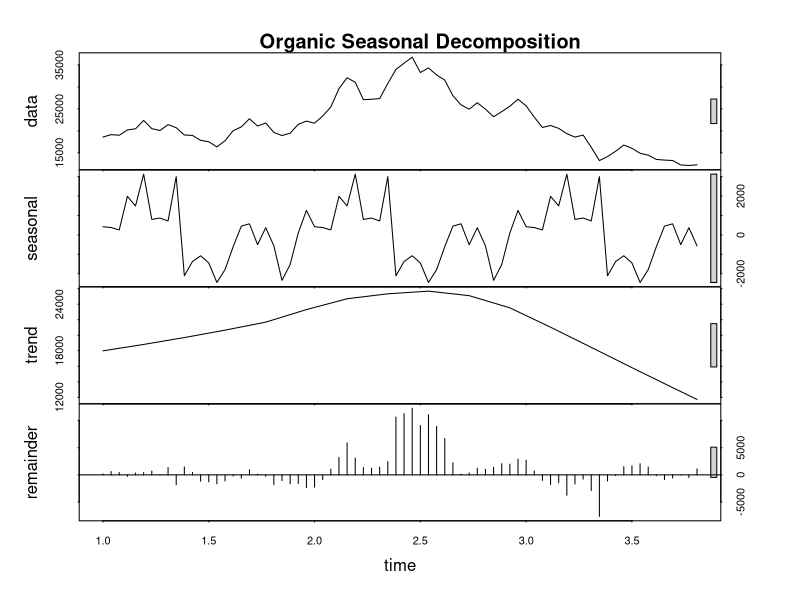
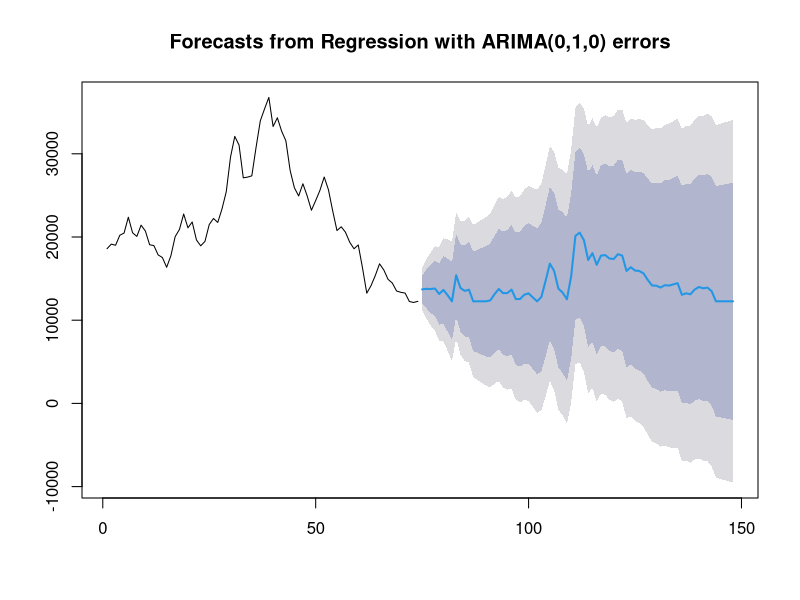
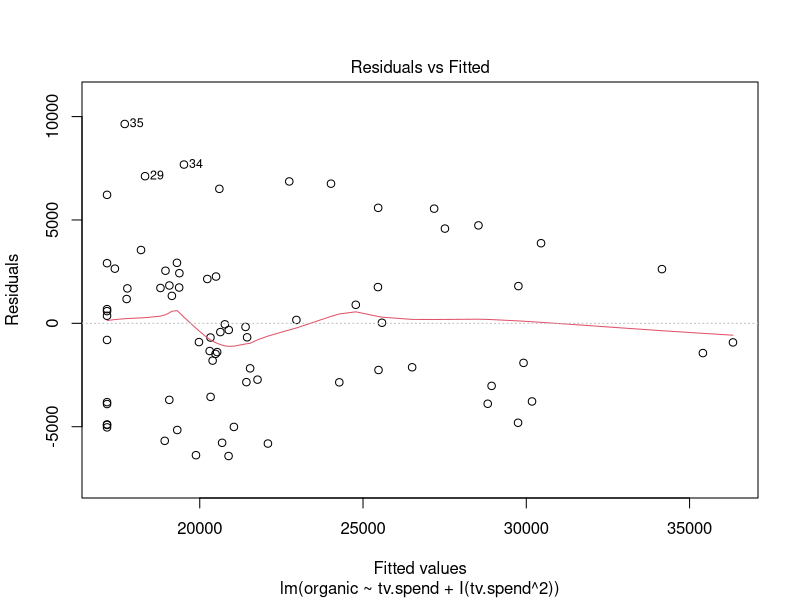
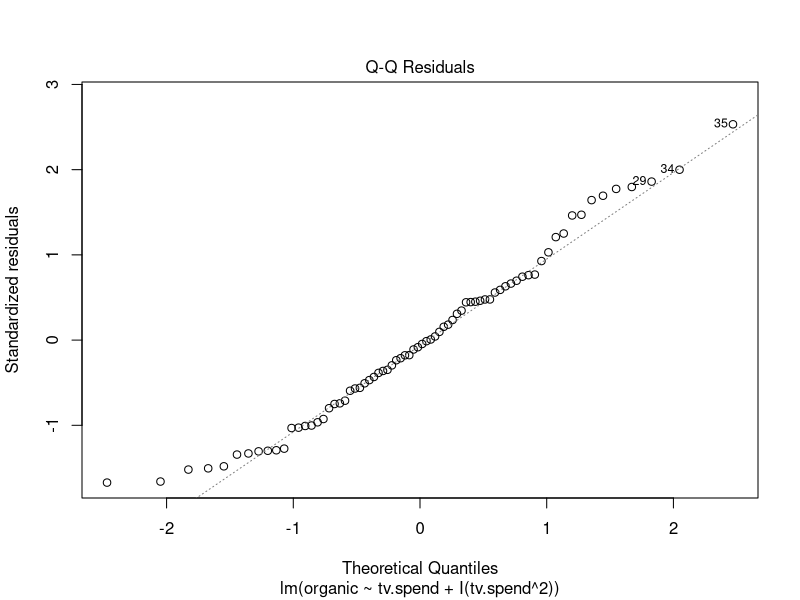
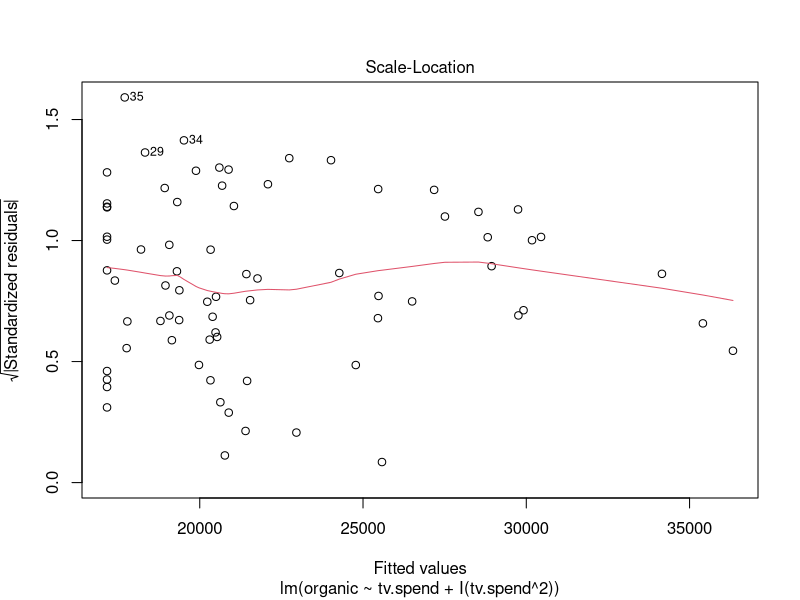
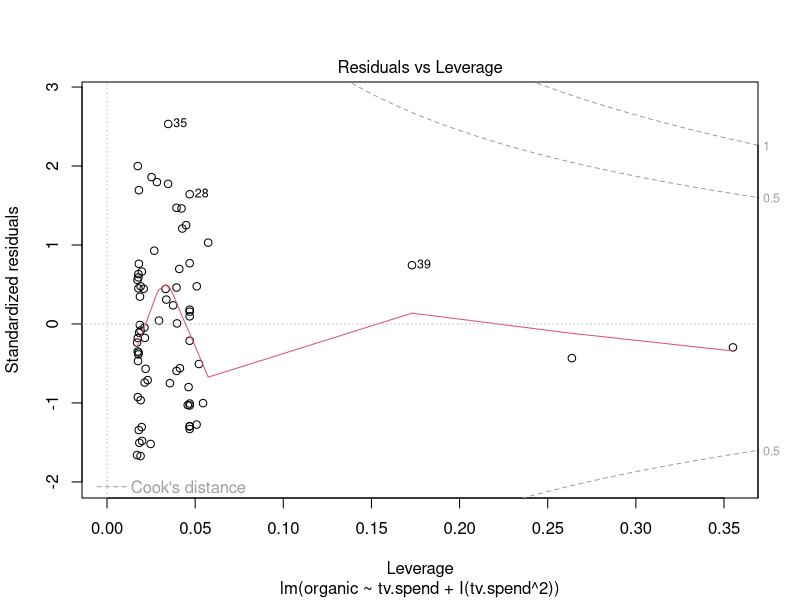
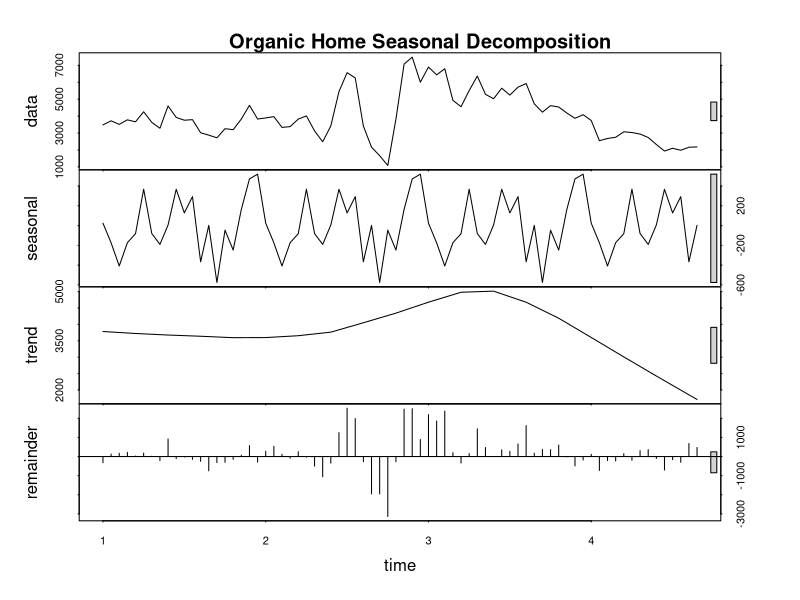
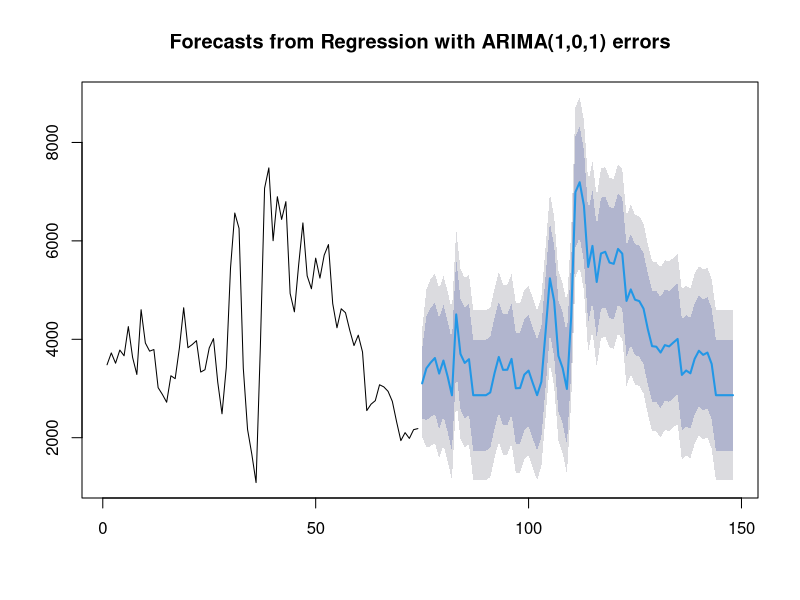

Source code (R) for these figures, in order:
library(tidyr)
library(dplyr)
library(openxlsx)
library(lubridate)
library(ggplot2)
library(gridExtra)
library(forecast)
library(stats)

library(glmnet)

tv_data=tbl_df(read.xlsx("tvanalysis.xlsx",sheet=2,rows=c(1:95),cols=c(1,4:20)))
tv_data$date=as.Date(as.character(tv_data$date),"%m/%d/%Y")+years(2000)
na_inds=which(is.na(tv_data$date))
for (ind in na_inds) {tv_data$date[ind]=tv_data$date[(ind-1)]+weeks(1)}

#Subsetting data
study_vars=c("date","tv.spend","organic","organic.home","direct.home","paid.brand.sessions")
study_cols=which(names(tv_data) %in% study_vars)
sub_study=na.omit(tv_data[,study_cols]  %>% arrange(desc(date)))
sub_study=sub_study[-1,]
sub_study$paid.brand.sessions=as.numeric(as.character(sub_study$paid.brand.sessions))



####organic
stl_obj=stl(ts(sub_study$organic, frequency = 26), s.window="periodic",robust=TRUE)
plot(stl_obj)+title("Organic Seasonal Decomposition")

#Arima model with TV spend
tv_arima=auto.arima(sub_study$organic,xreg=c(sub_study$tv.spend),max.p=10)
coef(tv_arima)
tv_arima_fcast=forecast(tv_arima,xreg=c(sub_study$tv.spend),h=1)
plot(tv_arima_fcast)
tv_arima_R2=round(cor(fitted(tv_arima_fcast),sub_study$organic)^2,2)
tv_arima_R2

#2nd order polyfit
poly_fit=lm(data=sub_study,organic~tv.spend+I(tv.spend^2))
summary(poly_fit)
plot(poly_fit)


#Stepwise poly fit
big_poly_fit=lm(data=sub_study,organic~tv.spend+I(tv.spend^2)+I(tv.spend^3)+I(tv.spend^4))
summary(big_poly_fit)
stepwise_model=step(big_poly_fit,k=log(nrow(mtcars)))

anova(big_poly_fit,stepwise_model, test="Chi")
#high p-value implies the smaller models is best



####organic home
stl_obj=stl(ts(sub_study$organic.home, frequency = 20), s.window="periodic",robust=TRUE)
plot(stl_obj)+title("Organic Home Seasonal Decomposition")

#Arima model with TV spend
tv_arima=auto.arima(sub_study$organic.home,xreg=c(sub_study$tv.spend),max.p=10)
coef(tv_arima)
tv_arima_fcast=forecast(tv_arima,xreg=c(sub_study$tv.spend))
plot(tv_arima_fcast)
tv_arima_R2=round(cor(fitted(tv_arima_fcast),sub_study$organic.home)^2,2)
tv_arima_R2
#2nd order polyfit
poly_fit=lm(data=sub_study,organic.home~tv.spend+I(tv.spend^2))
summary(poly_fit)

#Stepwise poly fit
big_poly_fit=lm(data=sub_study,organic.home~tv.spend+I(tv.spend^2)+I(tv.spend^3)+I(tv.spend^4))
summary(big_poly_fit)
stepwise_model=step(big_poly_fit,k=log(nrow(mtcars)))
summary(stepwise_model)
# if (length(coef(stepwise_model))>2){
#   formula(big_poly_fit)
#   x<-model.matrix(formula(big_poly_fit),data=sub_study)
#   x=x[,-1]
#   
#   glmnet1<-cv.glmnet(x=x,y=sub_study$organic,type.measure='mse',nfolds=5,alpha=1)
#   c<-coef(glmnet1)
#   inds<-which(c!=0)
#   variables<-row.names(c)[inds]
#   
# }


anova(big_poly_fit,stepwise_model, test="Chi")
#low p-value implies the larger models makes no difference

####direct.home
stl_obj=stl(ts(sub_study$direct.home, frequency = 20), s.window="periodic",robust=TRUE)
plot(stl_obj)+title("Direct Home Seasonal Decomposition")

#Arima model with TV spend
tv_arima=auto.arima(sub_study$direct.home,xreg=c(sub_study$tv.spend),max.p=10)
coef(tv_arima)
tv_arima_fcast=forecast(tv_arima,xreg=c(sub_study$tv.spend))
plot(tv_arima_fcast)
tv_arima_R2=round(cor(fitted(tv_arima_fcast),sub_study$organic.home)^2,2)
tv_arima_R2
#2nd order polyfit
poly_fit=lm(data=sub_study,direct.home~tv.spend+I(tv.spend^2))
summary(poly_fit)
#Stepwise poly fit
big_poly_fit=lm(data=sub_study,direct.home~tv.spend+I(tv.spend^2)+I(tv.spend^3)+I(tv.spend^4))
summary(big_poly_fit)
stepwise_model=step(big_poly_fit,k=log(nrow(mtcars)))
summary(stepwise_model)

anova(big_poly_fit,stepwise_model, test="Chi")
#high p-value implies the smaller models is best

####paid.brand.sessions
stl_obj=stl(ts(sub_study$paid.brand.sessions, frequency = 20), s.window="periodic",robust=TRUE)
plot(stl_obj)+title("Paid Brand Seasonal Decomposition")

#Arima model with TV spend
tv_arima=auto.arima(sub_study$paid.brand.sessions,xreg=c(sub_study$tv.spend),max.p=10)
coef(tv_arima)
tv_arima_fcast=forecast(tv_arima,xreg=c(sub_study$tv.spend))
plot(tv_arima_fcast)
tv_arima_R2=round(cor(fitted(tv_arima_fcast),sub_study$paid.brand.sessions)^2,2)
tv_arima_R2

#2nd order polyfit
poly_fit=lm(data=sub_study,paid.brand.sessions~tv.spend+I(tv.spend^2))
summary(poly_fit)

#Stepwise poly fit
big_poly_fit=lm(data=sub_study,paid.brand.sessions~tv.spend+I(tv.spend^2)+I(tv.spend^3)+I(tv.spend^4))
summary(big_poly_fit)
stepwise_model=step(big_poly_fit,k=log(nrow(mtcars)))
summary(stepwise_model)

anova(big_poly_fit,stepwise_model, test="Chi")
#high p-value implies the smaller models is best

